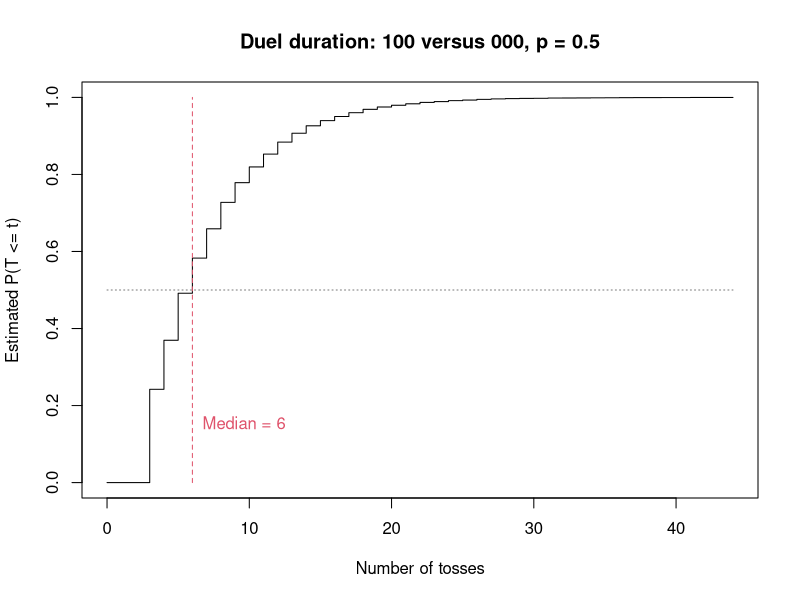
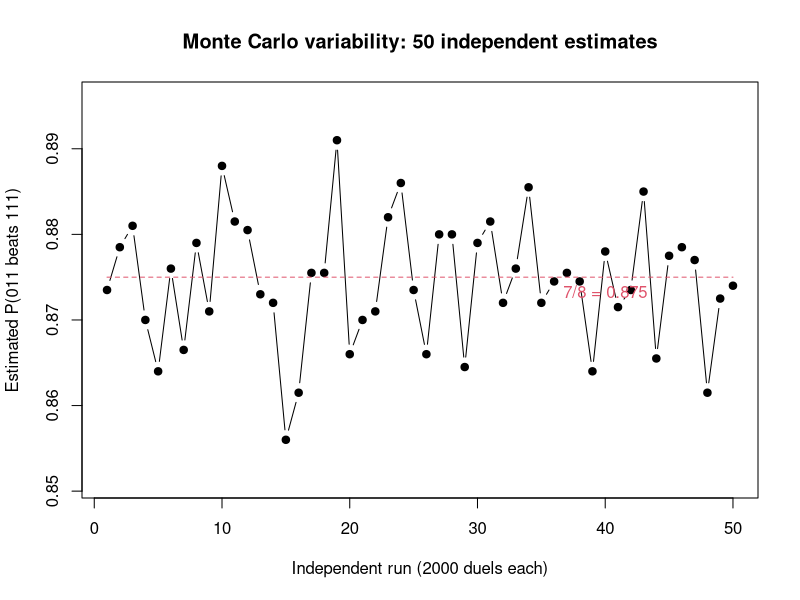

Write R code to recreate these figures, in order.
# Group members: 36
# Sicheng Liang (s2956212)
# Lianjie Wu (s2970562)
# Josie Zhuo (s2959889)
#
# Contribution Statement:
# - Josie Zhuo (33.3%)  Responsible for empirical visualisation, variability analysis, and project integration (Task 6).
# Performed runtime benchmarking (< 1 minute compliance), formatting audits, and Git management.
# - Sicheng Liang (33.3%) Responsible for win-probability matrices and non-transitive game analysis (Tasks 5 & 7). 
# - Lianjie Wu (33.3%) Responsible for the core simulation engine and theoretical waiting times (Tasks 1-4).
#All team members jointly participated in peer code review, cross-testing edge cases, 
# debugging numerical tolerances, and final script polishing prior to submission.
#
# GitHub repository:
# https://github.com/tttraveller/Extended-statistics-pratical_1-.git
#
# Practical 2: Sequence duels and the perils of independence
#
# This task compares the performance between different binary patterns in a shared coin toss stream. The process estimates the win probabilities, calculates the first waiting times and finds non-transitive cycles for fair and biased coins.
#
# Functions defined:
#   firsthit()       - finds the first occurrence of a pattern
#   sim.duels()      - simulates several duels using shared streams
#   duel()           - simulates one duel
#   pwin()           - estimates the probability that a wins
#   ewait()          - calculates the exact expected waiting time
#   patterns()       - generates all binary patterns of length k
#   pmat()           - calculates the pairwise win-probability matrix
#   best.reply()     - finds the best reply to each pattern
#   shortest.cycle() - searches for the shortest cycle of clear wins


# ==============================================================================
# SECTION 1: ALL FUNCTION DEFINITIONS
# ==============================================================================

# Task 1: firsthit()
# Find the first occurence of a binary pattern a in a toss stream x
# Return the position where the pattern ends, or NA if it never appear
firsthit <- function(x, a){
  k <- length(a)
  stopifnot(k > 0)
  
  # a pattern cannot appear if the stream is shorter than pattern
  if(length(x) < k){
    return(NA_integer_)
  }
  
  # check all possible strating positions of a lenth-k pattern
  n <- length(x)-k+1
  match <- rep(TRUE,n)
  
  # compare each pattern elements with the corresponding stream positions
  # A starting position remains TRUE only if all k elements match
  for(j in seq_len(k)){
    match <- match & (x[j:(j+n-1)] == a[j])
  }
  ii <- which(match)
  if(length(ii) == 0){
    return(NA_integer_)
  }
  # Convert the first starting position to the position of the last toss
  ii[1]+k-1
}


# Task 2: sim.duels()
# Simulate nreps duels between two binary patterns using shared toss streams
# Each row represents a duel, with p being the probability of heads "1"
# return a matrix which containing the winner and number of tosses for each duel
sim.duels <- function(a, b, p, nreps){
  k <- length(a)
  stopifnot(k > 0, length(b) == k, all(a %in% 0:1), all(b %in% 0:1),
            p > 0, p < 1, nreps >= 1, nreps == floor(nreps))
  
  # Generate tosses in blocks
  # active tracks unfinished duels and tail keeps across block boundaries
  block <- max(32,k)
  ans <- matrix(NA_real_, nreps, 2)
  colnames(ans) <- c("winner","tosses")
  active <- seq_len(nreps)
  tail <- matrix(numeric(0), nreps, 0)
  nt <- 0
  
  # Continue generate tosses only for duels that have not finished
  while(length(active) > 0){
    n <- length(active)
    x <- cbind(tail, matrix(sample(0:1, n*block, replace = TRUE,
                                   prob = c(1-p,p)), nrow = n))
    # repeat both patterns across rows for comparison with each toss stream
    A <- matrix(a,n,k,byrow = TRUE)
    B <- matrix(b,n,k,byrow = TRUE)
    finished <- rep(FALSE,n)
    
    # check each lenth-k window in order to find the first completed pattern
    for(m in k:ncol(x)){
      window <- x[,(m-k+1):m,drop = FALSE]
      
      # rowSums counts mismatches in each row
      # zero means a full match
      ha <- rowSums(window != A) == 0
      hb <- rowSums(window != B) == 0
      
      # record the first match for each unfinished duel
      # delete the retained tail so that earlier tosses are not  counted twice
      ii <- which(!finished & (ha | hb))
      if(length(ii) > 0){
        ans[active[ii],] <- cbind(as.numeric(ha[ii]), nt+m-ncol(tail))
        finished[ii] <- TRUE
      }
      if(all(finished)){
        break
      }
    }
    
    # keep only unfinished duels and the last k-1 tosses
    # these retained tosses allow patterns to cross block boundaries
    ii <- which(!finished)
    active <- active[ii]
    tail <- x[ii,seq_len(k-1)+ncol(x)-k+1,drop = FALSE]
    nt <- nt+block
  }
  ans
}


# Simulate one duel between two different pattens of the same length
# winner is 1 if a appears first, or 0 if b appears first
duel <- function(a, b, p = 0.5){
  stopifnot(length(a) == length(b), any(a != b))
  as.numeric(sim.duels(a,b,p,1)[1,])
}


# Task 3: pwin()
# estimate the probability that pattern a appears before pattern b
# each replicate uses the shared-stream simulation
pwin <- function(a, b, p = 0.5, nreps = 10000){
  stopifnot(length(a) == length(b), any(a != b))
  
  # Winners are recorded as 1 or 0, so their mean gives the estimated win probability
  mean(sim.duels(a,b,p,nreps)[,1])
}


# Task 4: ewait()
# calculate the exact expected waiting time for a binary pattern a
#each matching prefix and suffix contributes the inverse probability of the prefix
ewait <- function(a, p = 0.5){
  k <- length(a)
  stopifnot(k > 0, all(a %in% 0:1), p > 0, p < 1)
  ew <- 0
  
  # check all possible overlap lengths
  for(j in seq_len(k)){
    if(all(a[1:j] == a[(k-j+1):k])){
      
      # count the heads in the matching prefix and calculate its probability
      # add the inverse probability to the expected waiting time
      h <- sum(a[1:j])
      ew <- ew + 1/(p^h * (1-p)^(j-h))
    }
  }
  ew
}


#Task 5
#generate all binary patterns of length k in standard counting order. 
patterns <- function(k) {
  stopifnot(k >= 1, k == floor(k))
  a <- matrix(0, 2^k, k)
  for (j in seq_len(k)) {
    a[, j] <- (0:(2^k - 1) %/% 2^(k - j)) %% 2
  }
  a
}


pmat <- function(k, p = 0.5, nreps = 10000) {
  a <- patterns(k)
  #generate labels and reshape the number in row
  lab <- apply(a, 1, paste, collapse = "")
  M <- matrix(NA_real_, nrow(a), nrow(a), dimnames = list(lab, lab))
  #iterate all i<j in matrix
  for (i in 1:(nrow(a) - 1)) {
    for (j in (i + 1):nrow(a)) {
      M[i, j] <- pwin(a[i, ], a[j, ], p, nreps)
      M[j, i] <- 1 - M[i, j]  # Symmetrical complement (reduce the computation consumption)
    }
  }
  M
}


# Task 5(a)
# Identify the best counter-strategy to each pattern.
best.reply <- function(M) {
  ii <- apply(M, 2, which.max)
  data.frame(
    pattern = colnames(M),
    reply   = rownames(M)[ii],
    win     = round(M[cbind(ii, seq_len(ncol(M)))], 4),
    row.names = NULL
  )
}


# Task 5(b): shortest.cycle()
# Use Breadth-First Search (BFS) in Graph thory to find the shortest directed cycle of clear wins.
shortest.cycle <- function(M, cutoff = 0.5) {
  #build the Adjacency Matrix
  A <- !is.na(M) & M > cutoff
  best <- integer(0)
  #iterate through each vertex in turn as the start node to search for cycles.
  for (s in seq_len(nrow(M))) {
    paths <- vector("list", nrow(M))
    paths[[s]] <- s
    queue <- s
    h <- 1
    #Breadth-First Search search from distance = 1,2,3 step by step.
    while (h <= length(queue)) {
      v <- queue[h]
      h <- h + 1
      for (w in which(A[v, ])) {
        #case1: if the lose node is the starting node, it becomes a closed cycle(s-v-...-w-s)
        if (w == s) {
          z <- c(paths[[v]], s)
          #update the best cycle when this is the first or shorter cycle.
          if (length(best) == 0 || length(z) < length(best)) {
            best <- z
          }
        } else if (length(paths[[w]]) == 0) {
          paths[[w]] <- c(paths[[v]], w)
          queue <- c(queue, w)
        }
      }
    }
  }
  #return the best cycle
  best
}


# ==============================================================================
# SECTION 2: EXECUTION AND ANALYSIS SCRIPT
# ==============================================================================

# Compare the results with know answers
cat("\nQ1: first completion positions\n")
x <- c(1,0,0,1,0,1,1,1,0)
print(data.frame(
  example = c("101 in example stream", "011 in example stream",
              "absent", "stream too short", "overlap", "one toss"),
  expected = c(6,7,NA,NA,3,2),
  observed = c(firsthit(x,c(1,0,1)), firsthit(x,c(0,1,1)),
               firsthit(c(0,0,0),c(1,1)), firsthit(c(1),c(1,0)),
               firsthit(c(1,1,1,1),c(1,1,1)), firsthit(c(0,1),1))))


# ues a fixed seed to make the example reproducible
set.seed(202602)
cat("\nQ2: one duel, 101 against 011 (winner, tosses)\n")
print(duel(c(1,0,1),c(0,1,1)))


# estimate the win probability from 10000 independent duels
set.seed(202603)
nr <- 10000
phat <- pwin(c(1,0,0),c(0,0,0),nreps = nr)


#Additionally, calculate the Monte Carlo standard error of the estimated probability
se <- sqrt(phat*(1-phat)/nr)

# calcuate a Wilson 95% confidence interval for the win probability
# qnorm(0.975) gives the 97.5th percentile of the standard normal distribution
z95 <- qnorm(0.975)
den <- 1+z95^2/nr
centre <- (phat+z95^2/(2*nr))/den
half <- z95*sqrt(phat*(1-phat)/nr+z95^2/(4*nr^2))/den

#display the estimate, standard error and the confidence interval
cat("\nQ3: P(100 beats 000), Monte Carlo SE and Wilson 95% interval\n")
print(data.frame(estimate = phat, SE = se, lower = centre-half, upper = centre+half),
      digits = 4, row.names = FALSE)


# compare exact waiting time with Monte Carlo estimates for several patterns
set.seed(202604)
cat("\nQ4: exact waits and Monte Carlo checks (MC SE shown)\n")
aa <- list(c(1,1),c(0,0),c(1,0),c(0,1),c(1,0,1),c(1,1,1))
pp <- c(0.5,0.5,0.5,0.5,0.25,0.7)
wait.check <- data.frame(pattern = sapply(aa,paste,collapse = ""),
                         p = pp, exact = NA_real_, MC = NA_real_, SE = NA_real_)
for(i in seq_along(aa)){
  
  # using the same pattern twice makes the simulation stop at its first appearance
  # the return toss count is therefore the waiting time for that pattern
  w <- sim.duels(aa[[i]],aa[[i]],pp[i],10000)[,2]
  
  #calculate the exact mean, simulated mean and Monte Carlo standard error
  wait.check[i,3:5] <- c(ewait(aa[[i]],pp[i]),mean(w),sd(w)/sqrt(length(w)))
}

#compare the simulation estimates with the exact values
wait.check$relative.error <- (wait.check$MC-wait.check$exact)/wait.check$exact
wait.check$standardised.error <- (wait.check$MC-wait.check$exact)/wait.check$SE
print(wait.check, digits = 4, row.names = FALSE)


# Execution & Analysis
set.seed(42)
nreps <- 10000
M <- pmat(3, p = 0.5, nreps = nreps)

# --- 5(a) Best Replies ---
br <- best.reply(M)
cat("\nQ5(a): Best replies for each pattern (k = 3, p = 0.5):\n")
print(br, row.names = FALSE)

# Because win probabilities are estimated via Monte Carlo simulation, exact equality 
# (M == 0.5) will not occur due to sampling noise.
# Maximum standard error of a Bernoulli proportion estimate is 1 / (2 * sqrt(nreps)).
# We set tolerance to 3 SEs (~0.015) to identify pairs that are essentially evenly matched.

tol <- 3 / (2 * sqrt(nreps))
ij <- which(upper.tri(M) & abs(M - 0.5) <= tol, arr.ind = TRUE)

cat("\nQ5(b): Approximately evenly matched pairs (|P - 0.5| <=", round(tol, 4), "):\n")
print(data.frame(
  pattern_A = rownames(M)[ij[, 1]],
  pattern_B = colnames(M)[ij[, 2]],
  win_A     = round(M[ij], 4)
), row.names = FALSE)


# Explanation
# There are 10 approximately evenly matched pairs under the fair coin.
# These pairs are not included as clear winning edges.
# No 3-cycle is found among the clear wins.
# The shortest cycle has 4 patterns: 001->011->110->100->001.


cyc <- shortest.cycle(M, cutoff = 0.5 + tol)

if (length(cyc) > 0) {
  cat("\nShortest cycle of clear wins (Length =", length(cyc) - 1, "patterns):\n")
  from <- cyc[-length(cyc)]
  to   <- cyc[-1]
  print(data.frame(
    beats        = rownames(M)[from],
    next_pattern = rownames(M)[to],
    win_prob     = round(M[cbind(from, to)], 4)
  ), row.names = FALSE)
} else {
  cat("\nNo clear cycle found.\n")
}


# --- 5(c) ewait vs Head-to-Head Performance ---
cat("\nQ5(c): Isolated expected waiting time vs Competitive performance:\n")
a3 <- patterns(3)
ew <- apply(a3, 1, ewait, p = 0.5)
ranking <- data.frame(
  pattern   = rownames(M),
  wait_ew   = ew,
  mean_win  = round(rowMeans(M, na.rm = TRUE), 4)
)
print(ranking[order(ew), ], row.names = FALSE)
cat("\nQuantified Counter-Example:\n")
cat("Patterns '001' (TTH) and '100' (HTT) both have identical isolated E(W) = 8 tosses.\n")
cat("Yet in a direct head-to-head duel, estimated P('100' beats '001') =", 
    round(M["100", "001"], 4), "(approx 3/4 to 1/4 advantage).\n")
cat("Thus, isolated waiting times fail to determine competitive head-to-head outcomes.\n")


# Task 6
# Visualisation of duel simulation results

set.seed(202606)

# Task 6(a)
# Part 1: Distribution of duel duration

# simulate 10000 duels between 100 and 000
# record the number of tosses until either pattern appears first
z <- sim.duels(c(1,0,0),c(0,0,0),0.5,10000)

# extract the toss counts and calculate the median
tt <- z[,2]
md <- median(tt)

# calculate the empirical cumulative probability for each toss count
F <- cumsum(tabulate(tt))/length(tt)

# save the first plot as a PNG file
png("Q6_duration.png",width = 1000,height = 700,res = 120)

# plot the empirical cumulative distribution of duel duration
plot(0:length(F),c(0,F),type = "s",
     xlab = "Number of tosses",
     ylab = "Estimated P(T <= t)",
     main = "Duel duration: 100 versus 000, p = 0.5")

# mark the median duel duration with a vertical line
lines(c(md,md),c(0,1),col = 2,lty = 2)

# add a horizontal line at probability 0.5
lines(c(0,max(tt)),c(0.5,0.5),col = "grey50",lty = 3)

# show the median value on the plot
text(md,0.15,paste("Median =",md),pos = 4,col = 2)

dev.off()


# Task 6(b)
# Part 2: Monte Carlo variability

# repeat the win probability estimation 50 times
# each estimate uses 2000 independent duels between 011 and 111
est <- rep(NA_real_,50)

for(i in seq_along(est)){
  est[i] <- pwin(c(0,1,1),c(1,1,1),p = 0.5,nreps = 2000)
}

# theoretical win probability for 011 against 111
ref <- 7/8

# save the second plot as a PNG file
png("Q6_variability.png",width = 1000,height = 700,res = 120)

# plot the 50 estimates to show their simulation variability
plot(seq_along(est),est,type = "b",pch = 19,
     ylim = range(c(est,ref))+c(-0.005,0.005),
     xlab = "Independent run (2000 duels each)",
     ylab = "Estimated P(011 beats 111)",
     main = "Monte Carlo variability: 50 independent estimates")

# compare the estimates with the theoretical probability
lines(c(1,50),c(ref,ref),col = 2,lty = 2)

# label the theoretical probability
text(40,ref,"7/8 = 0.875",pos = 1,col = 2)

dev.off()


# display the median duel duration and the variability of the estimates
cat("\nQuestion 6 results:\n")

cat("Median duel duration:",md,"\n")

# calculate the average of the 50 estimated probabilities
cat("Mean of 50 win-probability estimates:",
    round(mean(est),4),"\n")

# calculate the standard deviation between the 50 estimates
cat("Standard deviation of estimates:",
    round(sd(est),4),"\n")

cat("\nPlots saved as Q6_duration.png and Q6_variability.png\n")


# Task 7
set.seed(42)
for(p in c(0.25,0.7)){
  Mp <- pmat(3,p,nreps)
  bp <- best.reply(Mp)
  bp$fair.reply <- br$reply
  cat("\nQ7: best replies, p =",p,"(fair reply shown for comparison)\n")
  print(bp, row.names = FALSE)
  cp <- shortest.cycle(Mp,0.5+tol)
  if(length(cp) == 0){
    cat("No cycle among clear wins at cutoff",0.5+tol,"\n")
  }else{
    cat("Shortest cycle of clear wins:",length(cp)-1,"patterns\n")
    from <- cp[-length(cp)]
    to <- cp[-1]
    print(data.frame(beats = rownames(Mp)[from], next.pattern = rownames(Mp)[to],
                     win = round(Mp[cbind(from,to)],4)), row.names = FALSE)
  }
}
# At p = 0.25, the best reply to 001(TTH) changes from 100(HTT) to 000(TTT); at p = 0.7,
# the best reply to 110(HHT) changes from 011(THH) to 111(HHH). The fair-coin rule is not universal.

# Non-transitivity survives both biases: clear 3-cycles replace the shortest
# clear 4-cycle at p = 0.5. The observed cycles are 000->001->100->000 (p = 0.25)
# and 011->111->101->011 (p = 0.7).

# Cycle claims use only wins above 0.5 + three maximum Monte Carlo SEs;
# no detected cycle means none in this graph, not proof for near-tied true odds.

# Isolated waiting times describe marginal distributions, but cannot decide the probability of win P(Wa < Wb).

# Independent tosses do not imply independent waiting times. Even separate marginal
# distributions would not determine the joint law, only compared with the means of the waiting time will discards 
#even more critical information.
# Thus, equal means therefore do not imply a fair duel; Q5(c) gives a direct example.

# The hazard is assuming independence when it share the same environment. Focus only 
#on individual means makes us confident, but that will leads to false when predict who 
#will win. In this game, both players watch the same coin tosses, they are not independent.
#Comparing only their average waiting times in isolation leads to completely wrong predictions.
